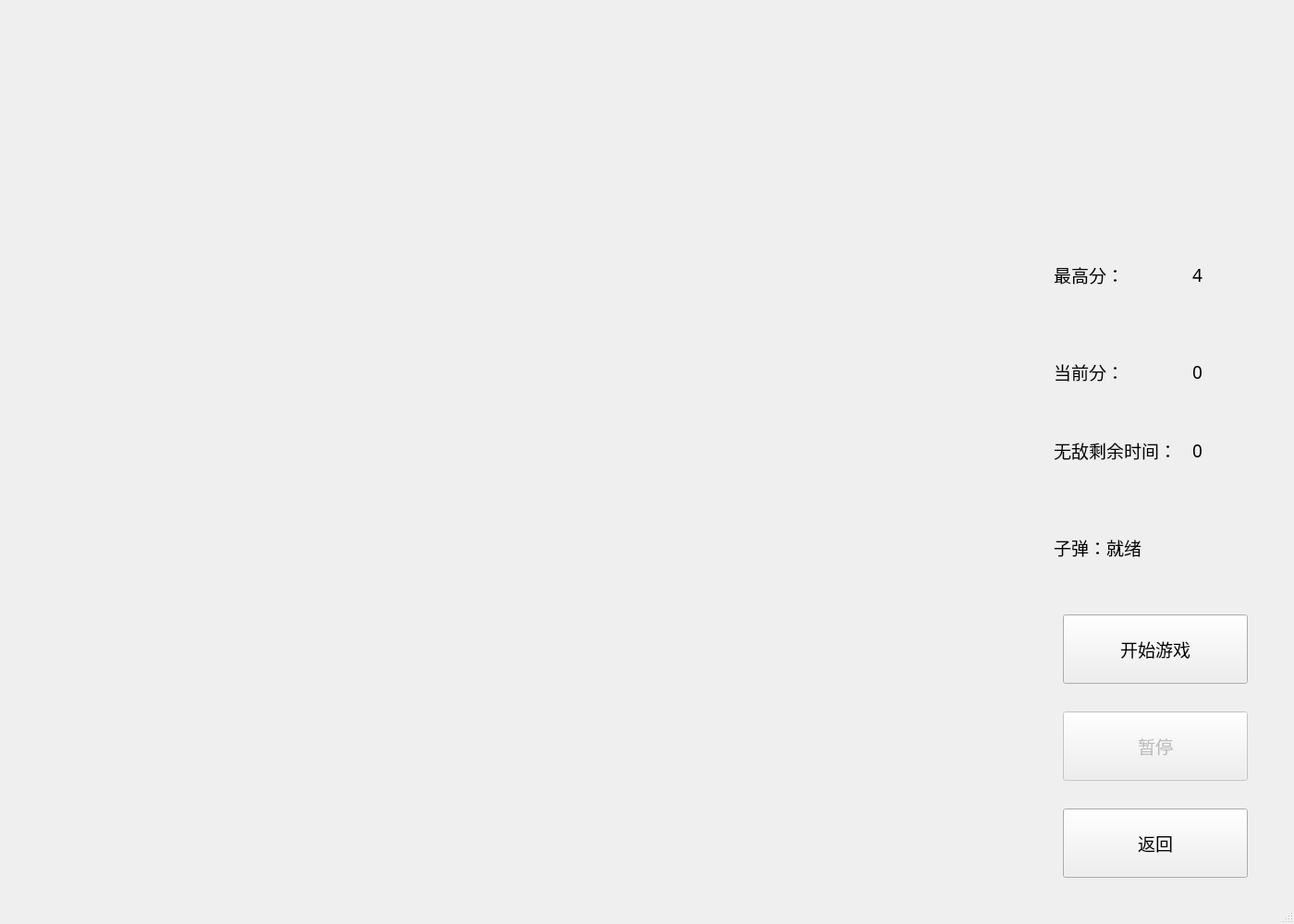
<?xml version="1.0" encoding="UTF-8"?>
<ui version="4.0">
 <class>GameWindow</class>
 <widget class="QMainWindow" name="GameWindow">
  <property name="geometry">
   <rect>
    <x>0</x>
    <y>0</y>
    <width>1400</width>
    <height>1000</height>
   </rect>
  </property>
  <property name="windowTitle">
   <string>SnakeGame</string>
  </property>
  <widget class="QWidget" name="centralwidget">
   <widget class="QPushButton" name="backButton">
    <property name="geometry">
     <rect>
      <x>1150</x>
      <y>875</y>
      <width>200</width>
      <height>75</height>
     </rect>
    </property>
    <property name="font">
     <font>
      <family>黑体</family>
      <pointsize>14</pointsize>
     </font>
    </property>
    <property name="focusPolicy">
     <enum>Qt::NoFocus</enum>
    </property>
    <property name="styleSheet">
     <string notr="true">border-image: url(:/image/button.png);</string>
    </property>
    <property name="text">
     <string>返回</string>
    </property>
   </widget>
   <widget class="QPushButton" name="startButton">
    <property name="geometry">
     <rect>
      <x>1150</x>
      <y>665</y>
      <width>200</width>
      <height>75</height>
     </rect>
    </property>
    <property name="font">
     <font>
      <family>黑体</family>
      <pointsize>14</pointsize>
     </font>
    </property>
    <property name="focusPolicy">
     <enum>Qt::NoFocus</enum>
    </property>
    <property name="styleSheet">
     <string notr="true">border-image: url(:/image/button.png);</string>
    </property>
    <property name="text">
     <string>开始游戏</string>
    </property>
   </widget>
   <widget class="QPushButton" name="pauseButton">
    <property name="enabled">
     <bool>false</bool>
    </property>
    <property name="geometry">
     <rect>
      <x>1150</x>
      <y>770</y>
      <width>200</width>
      <height>75</height>
     </rect>
    </property>
    <property name="font">
     <font>
      <family>黑体</family>
      <pointsize>14</pointsize>
     </font>
    </property>
    <property name="focusPolicy">
     <enum>Qt::NoFocus</enum>
    </property>
    <property name="styleSheet">
     <string notr="true">border-image: url(:/image/button.png);</string>
    </property>
    <property name="text">
     <string>暂停</string>
    </property>
   </widget>
   <widget class="QLabel" name="labelScoreText">
    <property name="geometry">
     <rect>
      <x>1140</x>
      <y>365</y>
      <width>150</width>
      <height>75</height>
     </rect>
    </property>
    <property name="font">
     <font>
      <family>黑体</family>
      <pointsize>14</pointsize>
     </font>
    </property>
    <property name="text">
     <string>当前分：</string>
    </property>
   </widget>
   <widget class="QLabel" name="labelScore">
    <property name="geometry">
     <rect>
      <x>1290</x>
      <y>365</y>
      <width>100</width>
      <height>75</height>
     </rect>
    </property>
    <property name="font">
     <font>
      <family>黑体</family>
      <pointsize>14</pointsize>
     </font>
    </property>
    <property name="text">
     <string>0</string>
    </property>
   </widget>
   <widget class="QLabel" name="labelHighScoreText">
    <property name="geometry">
     <rect>
      <x>1140</x>
      <y>260</y>
      <width>150</width>
      <height>75</height>
     </rect>
    </property>
    <property name="font">
     <font>
      <family>黑体</family>
      <pointsize>14</pointsize>
     </font>
    </property>
    <property name="text">
     <string>最高分：</string>
    </property>
   </widget>
   <widget class="QLabel" name="labelHighScore">
    <property name="geometry">
     <rect>
      <x>1290</x>
      <y>260</y>
      <width>100</width>
      <height>75</height>
     </rect>
    </property>
    <property name="font">
     <font>
      <family>黑体</family>
      <pointsize>14</pointsize>
     </font>
    </property>
    <property name="text">
     <string>4</string>
    </property>
   </widget>
   <widget class="QLabel" name="bulletStatusLabel">
    <property name="geometry">
     <rect>
      <x>1140</x>
      <y>555</y>
      <width>150</width>
      <height>75</height>
     </rect>
    </property>
    <property name="font">
     <font>
      <family>黑体</family>
      <pointsize>14</pointsize>
     </font>
    </property>
    <property name="text">
     <string>子弹：就绪</string>
    </property>
   </widget>
   <widget class="QLabel" name="labelInvincibleRemainingText">
    <property name="geometry">
     <rect>
      <x>1140</x>
      <y>450</y>
      <width>150</width>
      <height>75</height>
     </rect>
    </property>
    <property name="font">
     <font>
      <family>黑体</family>
      <pointsize>14</pointsize>
     </font>
    </property>
    <property name="text">
     <string>无敌剩余时间：</string>
    </property>
   </widget>
   <widget class="QLabel" name="labelInvincibleRemaining">
    <property name="geometry">
     <rect>
      <x>1290</x>
      <y>450</y>
      <width>100</width>
      <height>75</height>
     </rect>
    </property>
    <property name="font">
     <font>
      <family>黑体</family>
      <pointsize>14</pointsize>
     </font>
    </property>
    <property name="text">
     <string>0</string>
    </property>
   </widget>
  </widget>
  <widget class="QMenuBar" name="menubar">
   <property name="geometry">
    <rect>
     <x>0</x>
     <y>0</y>
     <width>1400</width>
     <height>21</height>
    </rect>
   </property>
  </widget>
  <widget class="QStatusBar" name="statusbar"/>
 </widget>
 <resources/>
 <connections/>
</ui>
